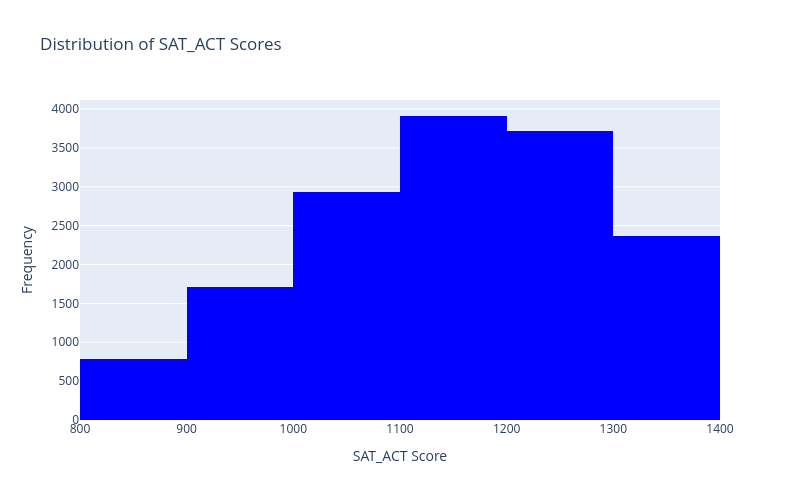

Notebook code for this chart:
### Code cell
#Plotly Task 2

#Import libraries
import plotly.express as px
import numpy as np

#Define six class intervals
bins = [800, 900, 1000, 1100, 1200, 1300, 1400]

#Calculate frequency distribution
frequency, intervals = np.histogram(df['SAT_ACT'].dropna(), bins=bins)

#Display frequency distribution
print("Class Intervals:", intervals)
print("Frequencies:", frequency)

#Create histogram using Plotly
fig = px.histogram(
    df,
    x='SAT_ACT',
    nbins=6,
    color_discrete_sequence=['blue'],
    title='Distribution of SAT_ACT Scores',
    width=800,
    height=500
)

#Set interval width and starting point
fig.update_traces(xbins=dict(start=800, end=1400, size=100))

#Add axis labels
fig.update_layout(
    xaxis_title='SAT_ACT Score',
    yaxis_title='Frequency'
)

fig.show()

### Figure 1 — Plotly figure (JSON) as saved in the notebook; plotly's stock layout.template omitted (floating-point values rounded to 4 significant figures; data arrays with more than 128 entries replaced by an {"elided": "..."} marker saying what was removed)
{"data": [{"bingroup": "x", "hovertemplate": "SAT_ACT=%{x}<br>count=%{y}<extra></extra>", "legendgroup": "", "marker": {"color": "blue", "pattern": {"shape": ""}}, "name": "", "nbinsx": 6, "orientation": "v", "showlegend": false, "type": "histogram", "x": {"elided": "17339 int values"}, "xaxis": "x", "xbins": {"end": 1400, "size": 100, "start": 800}, "yaxis": "y"}], "layout": {"barmode": "relative", "height": 500, "legend": {"tracegroupgap": 0}, "title": {"text": "Distribution of SAT_ACT Scores"}, "width": 800, "xaxis": {"anchor": "y", "domain": [0, 1], "title": {"text": "SAT_ACT Score"}}, "yaxis": {"anchor": "x", "domain": [0, 1], "title": {"text": "Frequency"}}}}
